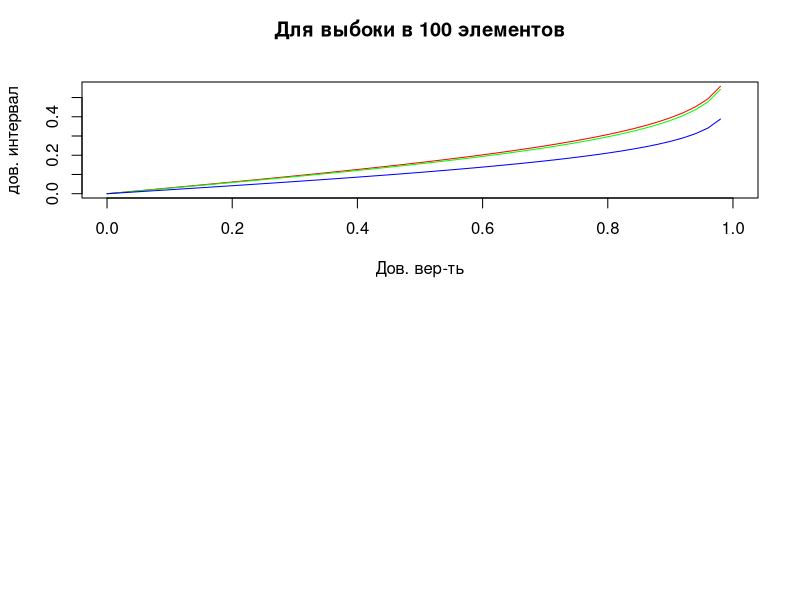

Recreate this plot in R. (Note: this script raises an error after producing the figure.)
# Номер в списке: 13
# Мат. ожидание 3
# Среднеквадратичное отклонение 1.2

fun1 <- function(array, sd, g){
# доверительный интервал для математического ожидания при известной дисперсии
  array <- na.omit(array)
  N <- length(array)
  delta <- qnorm(1-(1-g)/2) * sd /sqrt(N)
  interval <- c(mean(sample1) - delta, mean(sample1) + delta)
  return(interval)
}

fun2 <- function(array, g){
# доверительный интервал для математического ожидания при неизвестной дисперсии
  array <- na.omit(array)
  N <- length(array)
  mean.c <- sqrt((N/(N-1))*var(array)) 
  delta <- qt(1-(1-g)/2, N-1) * mean.c / sqrt(N)
  interval <- c(mean(sample1) - delta, mean(sample1) + delta)
  return(interval)
}

fun3 <- function(array, g){
# вычисляет доверительный интервал для дисперсии при неизвестном математическом ожидании
  array <- na.omit(array)
  N <- length(array)
  mean.c <- sqrt((N/(N-1))*var(array))
  a1 <- (1 - g)/2
  a2 <- (1 + g)/2
  interval <- c(sqrt(N-1)* mean.c / sqrt(qchisq(a2, N-1)), sqrt(N-1)* mean.c / sqrt(qchisq(a1, N-1)))
}

findLen <- function(interval){
# функция для нахождения длины интервала  
  return(abs(max(interval) - min(interval)))
}

N1   <- 100  # кол-во элементов в первой выборке
N2   <- 200  # кол-во элементов во второй выборке
mean <- 3    # мат. ожидание
sd   <- 1.2  # среднеквадратичное отклонение
g    <- 0.9  # доверительная вероятность

# создаем две выбоки размером в 100 и 200 элементов
set.seed(13)
sample1 <- rnorm(N1, mean = mean, sd = sd); sample1
sample2 <- rnorm(N2, mean = mean, sd = sd); sample2

# находим доверительные интервалы для математического ожидания при известной дисперсии
interval1 <- fun1(sample1, sd = sd, g = g); interval1
interval2 <- fun1(sample2, sd = sd, g = g); interval2

# находим доверительные интервалы для математического ожидания при неизвестной дисперсии
interval1 <- fun2(sample1, g = g); interval1
interval2 <- fun2(sample2, g = g); interval2

# находим доверительные интервалы для математического ожидания при неизвестной дисперсии
interval1 <- fun3(sample1, g = g); interval1
interval2 <- fun3(sample2, g = g); interval2


# строим графики зависимости длины доверительного интервала от величины доверительной вероятности.
par(mfcol=c(2, 1))

G <- seq(from=0, to=1, by=0.02); G
len1 <- c(1:length(G))
len2 <- c(1:length(G))
len3 <- c(1:length(G))

for(i in 1: length(G)){
  len1[i] <- findLen(fun1(sample1, sd = sd, g = G[i]))
  len2[i] <- findLen(fun2(sample1, g = G[i]))
  len3[i] <- findLen(fun3(sample1, g = G[i]))
}

plot(G, len1,  col = "red", type = "l", 
     xlab = "Дов. вер-ть", 
     ylab = "дов. интервал",
     main = "Для выбоки в 100 элементов
     ")
lines(G, len2,  col = "green")
lines(G, len3,  col = "blue")

for(i in 1: length(G)){
  len1[i] <- findLen(fun1(sample2, mean = mean, g = G[i]))
  len2[i] <- findLen(fun2(sample2, g = G[i]))
  len3[i] <- findLen(fun3(sample2, g = G[i]))
}

plot(G, len1,  col = "red", type = "l", 
     xlab = "Дов. вер-ть", 
     ylab = "дов. интервал",
     main = "Для выбоки в 200 элементов
     ")
lines(G, len2,  col = "green")
lines(G, len3,  col = "blue")
